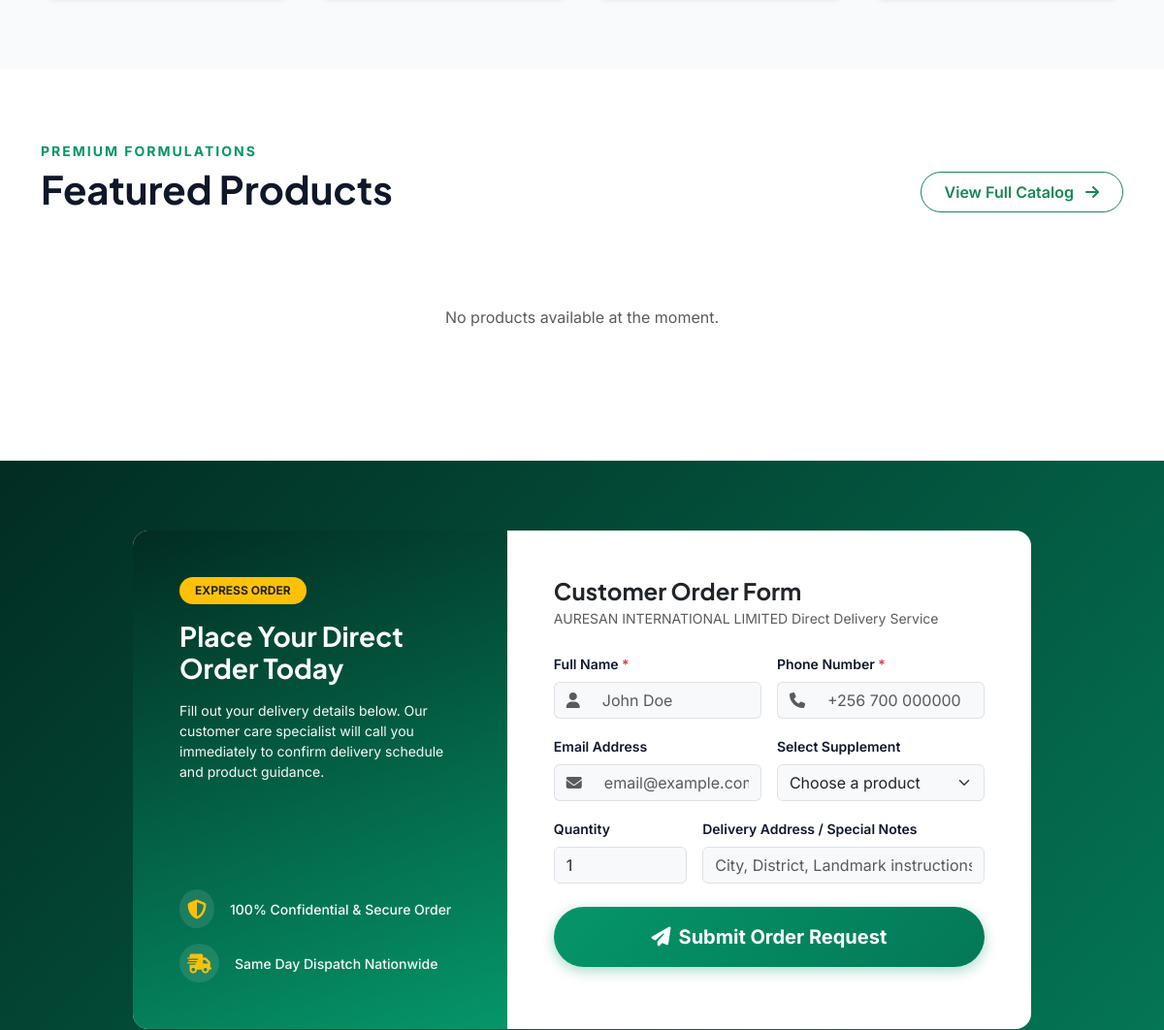
The app's page / (middle part), older data.
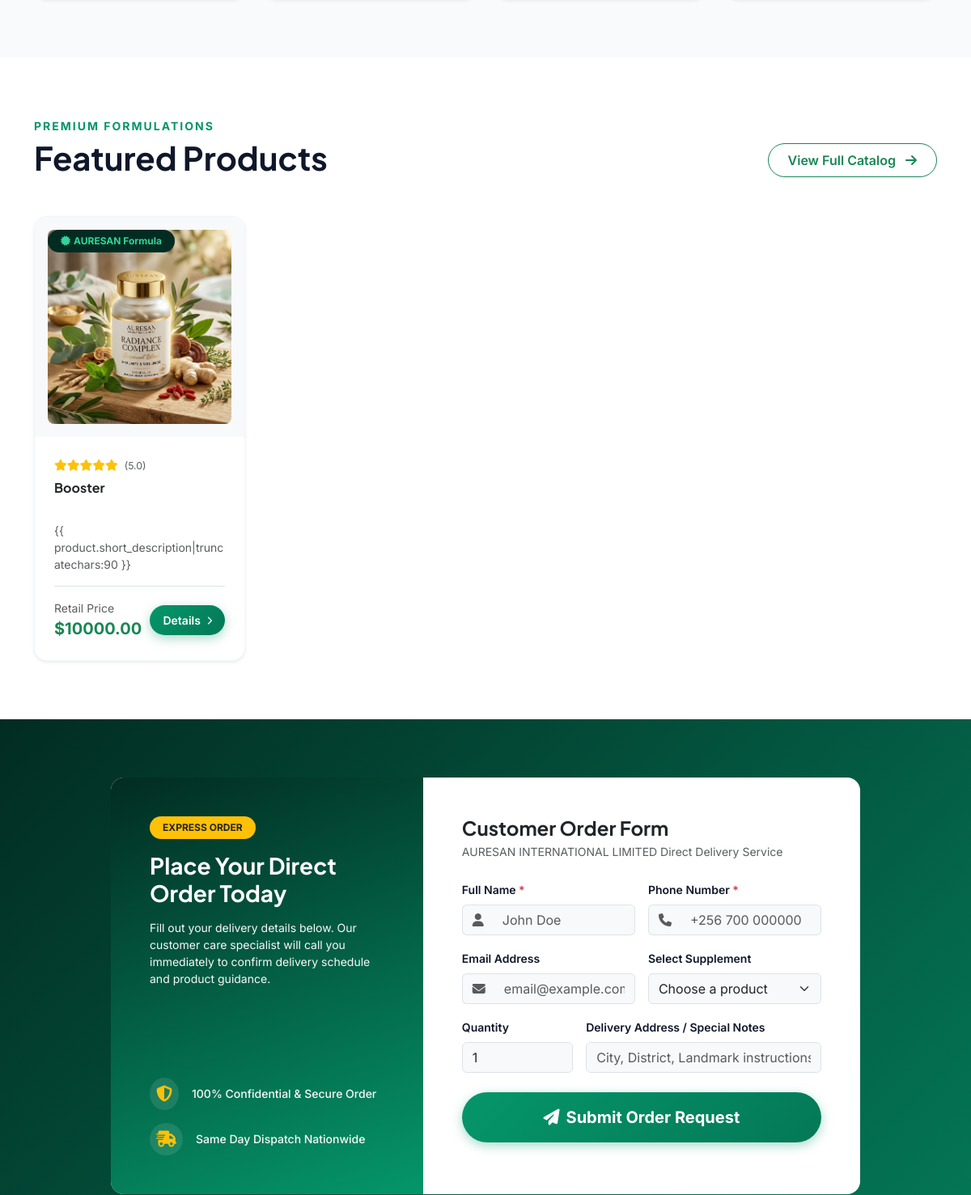
The same page, newer data.
### website/models.py (models this page shows, shortened)
class Product(models.Model):
	slug = models.SlugField(max_length=120, unique=True)
	title = models.CharField(max_length=200)
	short_description = models.TextField(blank=True)
	benefits = models.TextField(blank=True)
	ingredients = models.TextField(blank=True)
	dosage = models.TextField(blank=True)
	price = models.DecimalField(max_digits=10, decimal_places=2, default=0)
	faqs = models.TextField(blank=True)
	conditions = models.ManyToManyField(HealthCondition, related_name='recommended_products', blank=True)
	created_at = models.DateTimeField(auto_now_add=True)

### website/views.py (the view)
# urls.py: 2. Add a URL to urlpatterns:  path('', views.home, name='home')
def home(request):
    products = Product.objects.all()[:6]
    featured = products[:3]
    return render(request, 'website/home.html', {'products': products, 'featured': featured})

### customerleads/context_processors.py (called while the page is built)
def login_form_processor(request):
    if not request.user.is_authenticated:
        return {'login_form': AuthenticationForm()}
    return {}

### website/templates/website/home.html (shortened to what the changed rows need)
{% extends 'website/base.html' %}
{% load static %}
{% block content %}
<section class="py-5 bg-white">
    <div class="container py-4">
        <div class="d-flex flex-column flex-md-row justify-content-between align-items-md-end mb-5">
            <div>
                <h2 class="fw-bold display-6 mt-1 mb-0" style="color: #0f172a;">Featured Products</h2>
            </div>
        </div>
        <div class="row g-4">
            {% for product in products %}
            <div class="col-md-6 col-lg-3">
                <div class="card h-100 border-0 shadow-sm rounded-4 overflow-hidden product-card transition-all"
                    style="border: 1px solid #f1f5f9 !important;">
                    <div class="position-relative overflow-hidden bg-light text-center p-3">
                        <span class="badge position-absolute top-0 start-0 m-3 px-3 py-2 rounded-pill fw-bold"
                            style="background: #022c22; color: #34d399; font-size: 0.75rem;">
                            <i class="fas fa-certificate me-1"></i>AURESAN Formula
                        </span>
                        {% if "immunity" in product.slug %}
                        <img src="{% static 'website/assets/immunity_booster.png' %}" class="img-fluid rounded-3"
                            alt="{{ product.title }}" style="height: 240px; width: 100%; object-fit: cover;">
                        {% elif "metabolic" in product.slug or "sugar" in product.slug %}
                        <img src="{% static 'website/assets/metabolic_balance.png' %}" class="img-fluid rounded-3"
                            alt="{{ product.title }}" style="height: 240px; width: 100%; object-fit: cover;">
                        {% elif "vitality" in product.slug or "energy" in product.slug %}
                        <img src="{% static 'website/assets/vitality_complex.png' %}" class="img-fluid rounded-3"
                            alt="{{ product.title }}" style="height: 240px; width: 100%; object-fit: cover;">
                        {% else %}
                        <img src="{% static 'website/assets/hero_supplement.png' %}" class="img-fluid rounded-3"
                            alt="{{ product.title }}" style="height: 240px; width: 100%; object-fit: cover;">
                        {% endif %}
                    </div>
                    <div class="card-body p-4 d-flex flex-column justify-content-between">
                        <div>
                            <div class="text-warning mb-2 small">
                                <i class="fas fa-star"></i><i class="fas fa-star"></i><i class="fas fa-star"></i><i
                                    class="fas fa-star"></i><i class="fas fa-star"></i>
                                <span class="text-muted ms-1 small">(5.0)</span>
                            </div>
                            <h5 class="fw-bold mb-2 text-dark fs-6" style="min-height: 44px;">{{ product.title }}</h5>
                            <p class="text-muted small mb-3" style="line-height: 1.5;">{{
                                product.short_description|truncatechars:90 }}</p>
                        </div>
                        <div>
                            <div class="d-flex justify-content-between align-items-center pt-3 border-top">
                                <div>
                                    <span class="text-muted small d-block">Retail Price</span>
                                    <span class="fw-bold text-success fs-5">${{ product.price }}</span>
                                </div>
                                <a href="{% url 'website:product_detail' slug=product.slug %}"
                                    class="btn btn-sm btn-brand-primary rounded-pill px-3 py-2 fw-semibold">
                                    Details
                                </a>
                            </div>
                        </div>
                    </div>
                </div>
            </div>
            {% empty %}
            <div class="col-12 text-center py-5">
                <p class="text-muted">No products available at the moment.</p>
            </div>
            {% endfor %}
        </div>
    </div>
</section>
{% endblock %}

Row changes from the older to the newer data that the page shows:
added Product: title "Booster", price "10000.00"
Text that changed along with them:
text no longer shown: "No products available at the moment."
